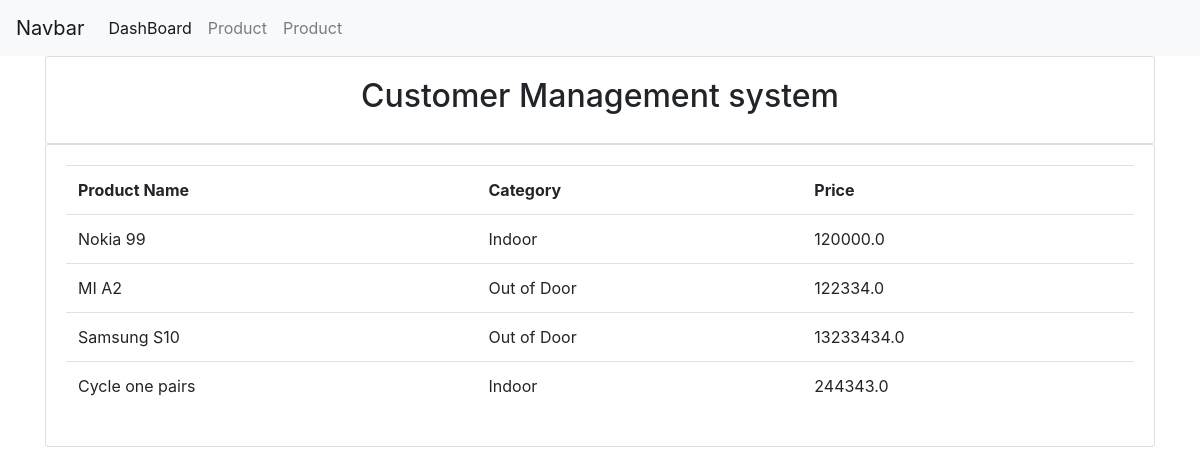
The app's page /product/ with its own data.
### ecommerceapp/models.py (models this page shows, shortened)
class product(models.Model):
    CATEGORY = (
     ('Indoor', 'Indoor'),
     ('Out of Door', 'Out of Door'),
    )
    product_name = models.CharField(max_length=200, null=True)
    product_price = models.FloatField(null=True)
    category = models.CharField(max_length=200, null=True, choices=CATEGORY)
    description = models.CharField(max_length=200, blank=True)
    date_created = models.DateTimeField(auto_now_add=True, null=True)
    tags = models.ManyToManyField(Tag)

### ecommerceapp/views.py (the view)
# urls.py: path('product/', views.products, name='products'),
def products(request):
    products = product.objects.all()
    context = {'products': products }
    return render(request, 'product/product.html', context)

### ecommerceapp/templates/product/product.html
{% extends 'product/base.html' %}
{% block body %}
<div class="container">
  <div class="card">
    <div class="card-body text-center">
      <h2>Customer Management system</h2>
    </div>
  </div>
  <div class="card">
    <div class="card-body">
      <table class="table">
      <tr>
        <th scope="col">Product Name</th>
        <th scope="col">Category</th>
        <th scope="col">Price</th>
      </tr>
     {% for product in products %}
        <tr>
          <td>{{ product.product_name }}</td>
          <td>{{ product.category }}</td>
          <td>{{ product.product_price }}</td>
        </tr>
     {% endfor %}
  </table>
    </div>
  </div>
</div>
{% endblock %}

### ecommerceapp/static/css/style.css (style rules this page uses)
* { margin: 0; padding: 0; }

### records on screen
product: product_name "Nokia 99", category "Indoor", product_price "120000.0"
product: product_name "MI A2", category "Out of Door", product_price "122334.0"
product: product_name "Samsung S10", category "Out of Door", product_price "13233434.0"
product: product_name "Cycle one pairs", category "Indoor", product_price "244343.0"
